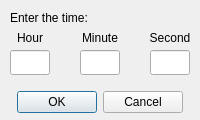
<?xml version="1.0" encoding="UTF-8"?>
<ui version="4.0">
 <class>StatDialogClass</class>
 <widget class="QDialog" name="StatDialogClass">
  <property name="geometry">
   <rect>
    <x>0</x>
    <y>0</y>
    <width>200</width>
    <height>120</height>
   </rect>
  </property>
  <property name="windowTitle">
   <string>Object Statistics</string>
  </property>
  <widget class="QLabel" name="label">
   <property name="geometry">
    <rect>
     <x>10</x>
     <y>10</y>
     <width>200</width>
     <height>15</height>
    </rect>
   </property>
   <property name="text">
    <string>Enter the time:</string>
   </property>
  </widget>
  <widget class="QDialogButtonBox" name="button">
   <property name="geometry">
    <rect>
     <x>0</x>
     <y>90</y>
     <width>200</width>
     <height>25</height>
    </rect>
   </property>
   <property name="layoutDirection">
    <enum>Qt::LeftToRight</enum>
   </property>
   <property name="standardButtons">
    <set>QDialogButtonBox::Cancel|QDialogButtonBox::Ok</set>
   </property>
   <property name="centerButtons">
    <bool>true</bool>
   </property>
  </widget>
  <widget class="QLineEdit" name="hour">
   <property name="geometry">
    <rect>
     <x>10</x>
     <y>50</y>
     <width>40</width>
     <height>25</height>
    </rect>
   </property>
  </widget>
  <widget class="QLineEdit" name="minute">
   <property name="geometry">
    <rect>
     <x>80</x>
     <y>50</y>
     <width>40</width>
     <height>25</height>
    </rect>
   </property>
  </widget>
  <widget class="QLineEdit" name="second">
   <property name="geometry">
    <rect>
     <x>150</x>
     <y>50</y>
     <width>40</width>
     <height>25</height>
    </rect>
   </property>
  </widget>
  <widget class="QLabel" name="label_2">
   <property name="geometry">
    <rect>
     <x>10</x>
     <y>25</y>
     <width>40</width>
     <height>25</height>
    </rect>
   </property>
   <property name="text">
    <string>Hour</string>
   </property>
   <property name="alignment">
    <set>Qt::AlignCenter</set>
   </property>
  </widget>
  <widget class="QLabel" name="label_3">
   <property name="geometry">
    <rect>
     <x>80</x>
     <y>25</y>
     <width>40</width>
     <height>25</height>
    </rect>
   </property>
   <property name="text">
    <string>Minute</string>
   </property>
   <property name="alignment">
    <set>Qt::AlignCenter</set>
   </property>
  </widget>
  <widget class="QLabel" name="label_4">
   <property name="geometry">
    <rect>
     <x>150</x>
     <y>25</y>
     <width>40</width>
     <height>25</height>
    </rect>
   </property>
   <property name="text">
    <string>Second</string>
   </property>
   <property name="alignment">
    <set>Qt::AlignCenter</set>
   </property>
  </widget>
 </widget>
 <layoutdefault spacing="6" margin="11"/>
 <resources/>
 <connections/>
</ui>
